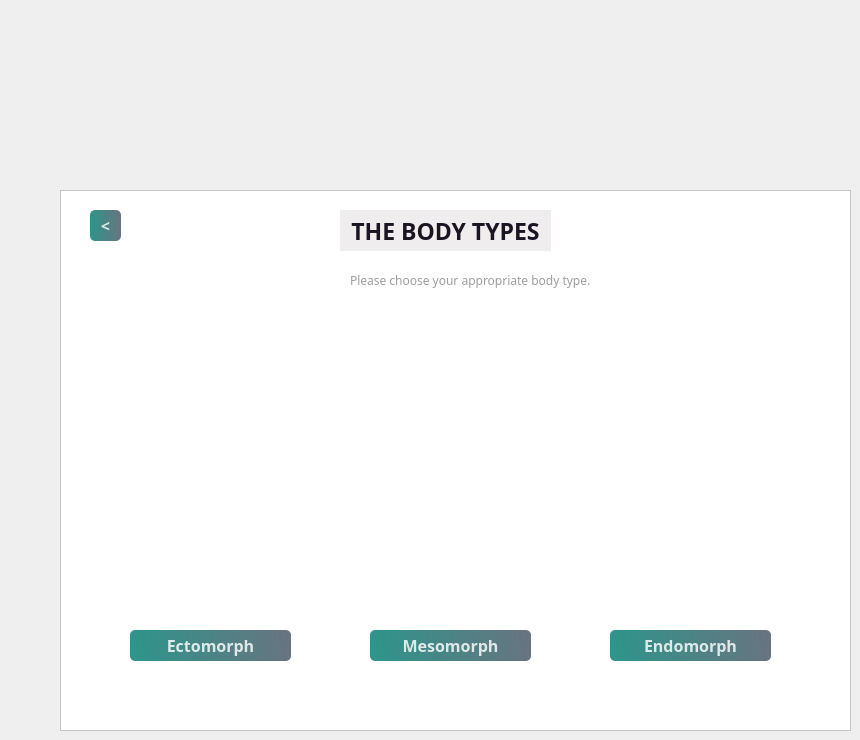
    <widget class="QWidget" name="bodytypes">
     <widget class="QFrame" name="frame_5">
      <property name="geometry">
       <rect>
        <x>60</x>
        <y>190</y>
        <width>791</width>
        <height>541</height>
       </rect>
      </property>
      <property name="contextMenuPolicy">
       <enum>Qt::ContextMenuPolicy::DefaultContextMenu</enum>
      </property>
      <property name="styleSheet">
       <string notr="true">background-color: rgb(255, 255, 255);</string>
      </property>
      <property name="frameShape">
       <enum>QFrame::Shape::StyledPanel</enum>
      </property>
      <property name="frameShadow">
       <enum>QFrame::Shadow::Raised</enum>
      </property>
      <widget class="QLabel" name="label_11">
       <property name="geometry">
        <rect>
         <x>290</x>
         <y>80</y>
         <width>241</width>
         <height>20</height>
        </rect>
       </property>
       <property name="font">
        <font>
         <family>Sitka Banner</family>
         <pointsize>9</pointsize>
        </font>
       </property>
       <property name="styleSheet">
        <string notr="true">color:rgb(158, 158, 158)
</string>
       </property>
       <property name="text">
        <string>Please choose your appropriate body type.</string>
       </property>
      </widget>
      <widget class="QLabel" name="label_13">
       <property name="geometry">
        <rect>
         <x>290</x>
         <y>120</y>
         <width>191</width>
         <height>291</height>
        </rect>
       </property>
       <property name="styleSheet">
        <string notr="true">border-image:url(:/images/C:/Users/DELL/Downloads/mesomorph.png);
border-image: url(:/images/mesomorph.png);
border-radius:50px;</string>
       </property>
       <property name="text">
        <string/>
       </property>
       <property name="pixmap">
        <pixmap>:/mesomorph.png</pixmap>
       </property>
       <property name="scaledContents">
        <bool>true</bool>
       </property>
      </widget>
      <widget class="QLabel" name="label_14">
       <property name="geometry">
        <rect>
         <x>60</x>
         <y>120</y>
         <width>181</width>
         <height>291</height>
        </rect>
       </property>
       <property name="styleSheet">
        <string notr="true">border-image: url(:/images/ectomorph.jpeg);
border-radius:50px;</string>
       </property>
       <property name="text">
        <string/>
       </property>
       <property name="pixmap">
        <pixmap>:/ectomorph.jpeg</pixmap>
       </property>
       <property name="scaledContents">
        <bool>true</bool>
       </property>
       <property name="openExternalLinks">
        <bool>false</bool>
       </property>
      </widget>
      <widget class="QLabel" name="label_15">
       <property name="geometry">
        <rect>
         <x>530</x>
         <y>120</y>
         <width>191</width>
         <height>291</height>
        </rect>
       </property>
       <property name="styleSheet">
        <string notr="true">border-image:url(:/images/C:/Users/DELL/Downloads/endomorph.png);
border-image: url(:/images/endomorph.png);
border-radius:50px;</string>
       </property>
       <property name="text">
        <string/>
       </property>
       <property name="pixmap">
        <pixmap>:/endomorph.png</pixmap>
       </property>
       <property name="scaledContents">
        <bool>true</bool>
       </property>
      </widget>
      <widget class="QPushButton" name="ectomorph">
       <property name="geometry">
        <rect>
         <x>70</x>
         <y>440</y>
         <width>161</width>
         <height>31</height>
        </rect>
       </property>
       <property name="font">
        <font>
         <family>Sitka Banner</family>
         <pointsize>12</pointsize>
         <bold>true</bold>
        </font>
       </property>
       <property name="focusPolicy">
        <enum>Qt::FocusPolicy::ClickFocus</enum>
       </property>
       <property name="styleSheet">
        <string notr="true">

QPushButton#ectomorph{
        background-color: qlineargradient(spread:pad, x1:0, y1:0.505682, x2:1, y2:0.477, stop:0 rgba(11, 131, 120, 219), stop:1 rgba(85, 98, 112, 226));
        color:rgba(255, 255, 255, 210);
        border-radius:5px;
}

QPushButton#ectomorph:hover{
        background-color: qlineargradient(spread:pad, x1:0, y1:0.505682, x2:1, y2:0.477, stop:0 rgba(150, 123, 111, 219), stop:1 rgba(85, 81, 84, 226));
}

QPushButton#ectomorph:pressed{
        padding-left:5px;
        padding-top:5px;
        background-color:rgba(150, 123, 111, 255);
}
</string>
       </property>
       <property name="text">
        <string>Ectomorph</string>
       </property>
      </widget>
      <widget class="QPushButton" name="mesomorph">
       <property name="geometry">
        <rect>
         <x>310</x>
         <y>440</y>
         <width>161</width>
         <height>31</height>
        </rect>
       </property>
       <property name="font">
        <font>
         <family>Sitka Banner</family>
         <pointsize>12</pointsize>
         <bold>true</bold>
        </font>
       </property>
       <property name="focusPolicy">
        <enum>Qt::FocusPolicy::ClickFocus</enum>
       </property>
       <property name="styleSheet">
        <string notr="true">

QPushButton#mesomorph{
        background-color: qlineargradient(spread:pad, x1:0, y1:0.505682, x2:1, y2:0.477, stop:0 rgba(11, 131, 120, 219), stop:1 rgba(85, 98, 112, 226));
        color:rgba(255, 255, 255, 210);
        border-radius:5px;
}

QPushButton#mesomorph:hover{
        background-color: qlineargradient(spread:pad, x1:0, y1:0.505682, x2:1, y2:0.477, stop:0 rgba(150, 123, 111, 219), stop:1 rgba(85, 81, 84, 226));
}

QPushButton#pushButton_5:pressed{
        padding-left:5px;
        padding-top:5px;
        background-color:rgba(150, 123, 111, 255);
}
</string>
       </property>
       <property name="text">
        <string>Mesomorph</string>
       </property>
      </widget>
      <widget class="QPushButton" name="endomorph">
       <property name="geometry">
        <rect>
         <x>550</x>
         <y>440</y>
         <width>161</width>
         <height>31</height>
        </rect>
       </property>
       <property name="font">
        <font>
         <family>Sitka Banner</family>
         <pointsize>12</pointsize>
         <bold>true</bold>
        </font>
       </property>
       <property name="focusPolicy">
        <enum>Qt::FocusPolicy::ClickFocus</enum>
       </property>
       <property name="styleSheet">
        <string notr="true">

QPushButton#endomorph{
        background-color: qlineargradient(spread:pad, x1:0, y1:0.505682, x2:1, y2:0.477, stop:0 rgba(11, 131, 120, 219), stop:1 rgba(85, 98, 112, 226));
        color:rgba(255, 255, 255, 210);
        border-radius:5px;
}

QPushButton#endomorph:hover{
        background-color: qlineargradient(spread:pad, x1:0, y1:0.505682, x2:1, y2:0.477, stop:0 rgba(150, 123, 111, 219), stop:1 rgba(85, 81, 84, 226));
}

QPushButton#endomorph:pressed{
        padding-left:5px;
        padding-top:5px;
        background-color:rgba(150, 123, 111, 255);
}
</string>
       </property>
       <property name="text">
        <string>Endomorph</string>
       </property>
      </widget>
      <widget class="QPushButton" name="backtobmi">
       <property name="geometry">
        <rect>
         <x>30</x>
         <y>20</y>
         <width>31</width>
         <height>31</height>
        </rect>
       </property>
       <property name="font">
        <font>
         <family>Sitka Banner</family>
         <pointsize>12</pointsize>
         <bold>true</bold>
        </font>
       </property>
       <property name="styleSheet">
        <string notr="true">

QPushButton#backtobmi{
        background-color: qlineargradient(spread:pad, x1:0, y1:0.505682, x2:1, y2:0.477, stop:0 rgba(11, 131, 120, 219), stop:1 rgba(85, 98, 112, 226));
        color:rgba(255, 255, 255, 210);
        border-radius:5px;
}

QPushButton#backtobmi:hover{
        background-color: qlineargradient(spread:pad, x1:0, y1:0.505682, x2:1, y2:0.477, stop:0 rgba(150, 123, 111, 219), stop:1 rgba(85, 81, 84, 226));
}

QPushButton#backtobmi:pressed{
        padding-left:5px;
        padding-top:5px;
        background-color:rgba(150, 123, 111, 255);
}
</string>
       </property>
       <property name="text">
        <string>&lt;</string>
       </property>
      </widget>
      <widget class="QLabel" name="label_10">
       <property name="geometry">
        <rect>
         <x>280</x>
         <y>20</y>
         <width>211</width>
         <height>41</height>
        </rect>
       </property>
       <property name="font">
        <font>
         <family>Sitka Banner</family>
         <pointsize>17</pointsize>
         <bold>true</bold>
        </font>
       </property>
       <property name="styleSheet">
        <string notr="true">background-color: #F0EDEE;
border-radius:50px;

color: #1A1423;
</string>
       </property>
       <property name="text">
        <string>THE BODY TYPES</string>
       </property>
       <property name="alignment">
        <set>Qt::AlignmentFlag::AlignCenter</set>
       </property>
      </widget>
     </widget>
    </widget>
